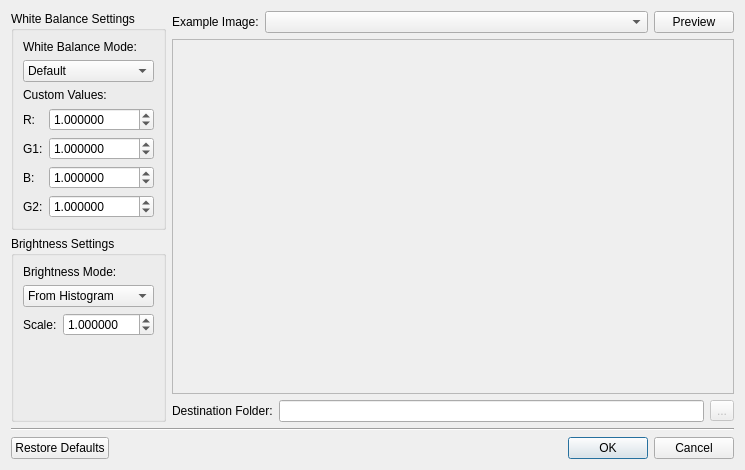
<?xml version="1.0" encoding="UTF-8"?>
<ui version="4.0">
 <class>RawImageExposureDialog</class>
 <widget class="QDialog" name="RawImageExposureDialog">
  <property name="windowModality">
   <enum>Qt::WindowModal</enum>
  </property>
  <property name="geometry">
   <rect>
    <x>0</x>
    <y>0</y>
    <width>745</width>
    <height>470</height>
   </rect>
  </property>
  <property name="minimumSize">
   <size>
    <width>630</width>
    <height>470</height>
   </size>
  </property>
  <property name="windowTitle">
   <string>Raw Image Exposure</string>
  </property>
  <layout class="QVBoxLayout" name="verticalLayout_5">
   <item>
    <layout class="QHBoxLayout" name="horizontalLayout_4">
     <item>
      <layout class="QVBoxLayout" name="verticalLayout_3">
       <item>
        <widget class="QGroupBox" name="groupBox">
         <property name="title">
          <string>White Balance Settings</string>
         </property>
         <layout class="QVBoxLayout" name="verticalLayout">
          <item>
           <widget class="QLabel" name="label_8">
            <property name="text">
             <string>White Balance Mode:</string>
            </property>
            <property name="buddy">
             <cstring>WBModeComboBox</cstring>
            </property>
           </widget>
          </item>
          <item>
           <widget class="QComboBox" name="WBModeComboBox">
            <item>
             <property name="text">
              <string>Default</string>
             </property>
            </item>
            <item>
             <property name="text">
              <string>From Camera</string>
             </property>
            </item>
            <item>
             <property name="text">
              <string>Image Average</string>
             </property>
            </item>
            <item>
             <property name="text">
              <string>Custom</string>
             </property>
            </item>
           </widget>
          </item>
          <item>
           <widget class="QLabel" name="label_2">
            <property name="text">
             <string>Custom Values:</string>
            </property>
           </widget>
          </item>
          <item>
           <layout class="QGridLayout" name="gridLayout">
            <item row="0" column="0">
             <widget class="QLabel" name="label_4">
              <property name="sizePolicy">
               <sizepolicy hsizetype="Fixed" vsizetype="Preferred">
                <horstretch>0</horstretch>
                <verstretch>0</verstretch>
               </sizepolicy>
              </property>
              <property name="text">
               <string>R:</string>
              </property>
              <property name="buddy">
               <cstring>RSpinBox</cstring>
              </property>
             </widget>
            </item>
            <item row="0" column="1">
             <widget class="QDoubleSpinBox" name="RSpinBox">
              <property name="decimals">
               <number>6</number>
              </property>
              <property name="minimum">
               <double>-999.999999000000003</double>
              </property>
              <property name="maximum">
               <double>999.999999000000003</double>
              </property>
              <property name="value">
               <double>1.000000000000000</double>
              </property>
             </widget>
            </item>
            <item row="1" column="0">
             <widget class="QLabel" name="label_5">
              <property name="sizePolicy">
               <sizepolicy hsizetype="Fixed" vsizetype="Preferred">
                <horstretch>0</horstretch>
                <verstretch>0</verstretch>
               </sizepolicy>
              </property>
              <property name="text">
               <string>G1:</string>
              </property>
              <property name="buddy">
               <cstring>G1SpinBox</cstring>
              </property>
             </widget>
            </item>
            <item row="1" column="1">
             <widget class="QDoubleSpinBox" name="G1SpinBox">
              <property name="decimals">
               <number>6</number>
              </property>
              <property name="minimum">
               <double>-999.999999000000003</double>
              </property>
              <property name="maximum">
               <double>999.999999000000003</double>
              </property>
              <property name="value">
               <double>1.000000000000000</double>
              </property>
             </widget>
            </item>
            <item row="2" column="0">
             <widget class="QLabel" name="label_6">
              <property name="sizePolicy">
               <sizepolicy hsizetype="Fixed" vsizetype="Preferred">
                <horstretch>0</horstretch>
                <verstretch>0</verstretch>
               </sizepolicy>
              </property>
              <property name="text">
               <string>B:</string>
              </property>
              <property name="buddy">
               <cstring>BSpinBox</cstring>
              </property>
             </widget>
            </item>
            <item row="2" column="1">
             <widget class="QDoubleSpinBox" name="BSpinBox">
              <property name="decimals">
               <number>6</number>
              </property>
              <property name="minimum">
               <double>-999.999999000000003</double>
              </property>
              <property name="maximum">
               <double>999.999999000000003</double>
              </property>
              <property name="value">
               <double>1.000000000000000</double>
              </property>
             </widget>
            </item>
            <item row="3" column="0">
             <widget class="QLabel" name="label_7">
              <property name="sizePolicy">
               <sizepolicy hsizetype="Fixed" vsizetype="Preferred">
                <horstretch>0</horstretch>
                <verstretch>0</verstretch>
               </sizepolicy>
              </property>
              <property name="text">
               <string>G2:</string>
              </property>
              <property name="buddy">
               <cstring>G2SpinBox</cstring>
              </property>
             </widget>
            </item>
            <item row="3" column="1">
             <widget class="QDoubleSpinBox" name="G2SpinBox">
              <property name="decimals">
               <number>6</number>
              </property>
              <property name="minimum">
               <double>-999.999999000000003</double>
              </property>
              <property name="maximum">
               <double>999.999999000000003</double>
              </property>
              <property name="value">
               <double>1.000000000000000</double>
              </property>
             </widget>
            </item>
           </layout>
          </item>
         </layout>
        </widget>
       </item>
       <item>
        <widget class="QGroupBox" name="groupBox_2">
         <property name="title">
          <string>Brightness Settings</string>
         </property>
         <layout class="QVBoxLayout" name="verticalLayout_2">
          <item>
           <widget class="QLabel" name="label_9">
            <property name="text">
             <string>Brightness Mode:</string>
            </property>
            <property name="buddy">
             <cstring>BrightModeComboBox</cstring>
            </property>
           </widget>
          </item>
          <item>
           <widget class="QComboBox" name="BrightModeComboBox">
            <item>
             <property name="text">
              <string>From Histogram</string>
             </property>
            </item>
            <item>
             <property name="text">
              <string>No Adjustment</string>
             </property>
            </item>
            <item>
             <property name="text">
              <string>Custom Scaler</string>
             </property>
            </item>
           </widget>
          </item>
          <item>
           <layout class="QHBoxLayout" name="horizontalLayout_2">
            <item>
             <widget class="QLabel" name="label_10">
              <property name="sizePolicy">
               <sizepolicy hsizetype="Fixed" vsizetype="Preferred">
                <horstretch>0</horstretch>
                <verstretch>0</verstretch>
               </sizepolicy>
              </property>
              <property name="text">
               <string>Scale:</string>
              </property>
              <property name="buddy">
               <cstring>BrightScaleSpinBox</cstring>
              </property>
             </widget>
            </item>
            <item>
             <widget class="QDoubleSpinBox" name="BrightScaleSpinBox">
              <property name="decimals">
               <number>6</number>
              </property>
              <property name="minimum">
               <double>0.000001000000000</double>
              </property>
              <property name="maximum">
               <double>100.000000000000000</double>
              </property>
              <property name="singleStep">
               <double>0.010000000000000</double>
              </property>
              <property name="value">
               <double>1.000000000000000</double>
              </property>
             </widget>
            </item>
           </layout>
          </item>
          <item>
           <spacer name="verticalSpacer">
            <property name="orientation">
             <enum>Qt::Vertical</enum>
            </property>
            <property name="sizeHint" stdset="0">
             <size>
              <width>20</width>
              <height>72</height>
             </size>
            </property>
           </spacer>
          </item>
         </layout>
        </widget>
       </item>
      </layout>
     </item>
     <item>
      <layout class="QVBoxLayout" name="verticalLayout_4">
       <item>
        <layout class="QHBoxLayout" name="horizontalLayout">
         <item>
          <widget class="QLabel" name="label_3">
           <property name="sizePolicy">
            <sizepolicy hsizetype="Fixed" vsizetype="Preferred">
             <horstretch>0</horstretch>
             <verstretch>0</verstretch>
            </sizepolicy>
           </property>
           <property name="text">
            <string>Example Image:</string>
           </property>
           <property name="buddy">
            <cstring>PreviewImageComboBox</cstring>
           </property>
          </widget>
         </item>
         <item>
          <widget class="QComboBox" name="PreviewImageComboBox"/>
         </item>
         <item>
          <widget class="QPushButton" name="PreviewButton">
           <property name="sizePolicy">
            <sizepolicy hsizetype="Fixed" vsizetype="Fixed">
             <horstretch>0</horstretch>
             <verstretch>0</verstretch>
            </sizepolicy>
           </property>
           <property name="text">
            <string>Preview</string>
           </property>
          </widget>
         </item>
        </layout>
       </item>
       <item>
        <widget class="QFrame" name="frame">
         <property name="sizePolicy">
          <sizepolicy hsizetype="Expanding" vsizetype="Expanding">
           <horstretch>0</horstretch>
           <verstretch>0</verstretch>
          </sizepolicy>
         </property>
         <property name="frameShape">
          <enum>QFrame::StyledPanel</enum>
         </property>
         <property name="frameShadow">
          <enum>QFrame::Raised</enum>
         </property>
         <layout class="QVBoxLayout" name="verticalLayout_6">
          <property name="leftMargin">
           <number>0</number>
          </property>
          <property name="topMargin">
           <number>0</number>
          </property>
          <property name="rightMargin">
           <number>0</number>
          </property>
          <property name="bottomMargin">
           <number>0</number>
          </property>
          <item>
           <widget class="QLabel" name="ImagePreviewLabel">
            <property name="sizePolicy">
             <sizepolicy hsizetype="Expanding" vsizetype="Expanding">
              <horstretch>0</horstretch>
              <verstretch>0</verstretch>
             </sizepolicy>
            </property>
            <property name="minimumSize">
             <size>
              <width>381</width>
              <height>321</height>
             </size>
            </property>
            <property name="text">
             <string/>
            </property>
            <property name="scaledContents">
             <bool>false</bool>
            </property>
           </widget>
          </item>
         </layout>
        </widget>
       </item>
       <item>
        <layout class="QHBoxLayout" name="horizontalLayout_3">
         <item>
          <widget class="QLabel" name="label">
           <property name="text">
            <string>Destination Folder:</string>
           </property>
           <property name="buddy">
            <cstring>DestinationDirLineEdit</cstring>
           </property>
          </widget>
         </item>
         <item>
          <widget class="QLineEdit" name="DestinationDirLineEdit">
           <property name="enabled">
            <bool>true</bool>
           </property>
          </widget>
         </item>
         <item>
          <widget class="QToolButton" name="DestinationBrowseButton">
           <property name="enabled">
            <bool>false</bool>
           </property>
           <property name="text">
            <string>...</string>
           </property>
          </widget>
         </item>
        </layout>
       </item>
      </layout>
     </item>
    </layout>
   </item>
   <item>
    <widget class="Line" name="line">
     <property name="orientation">
      <enum>Qt::Horizontal</enum>
     </property>
    </widget>
   </item>
   <item>
    <widget class="QDialogButtonBox" name="buttonBox">
     <property name="orientation">
      <enum>Qt::Horizontal</enum>
     </property>
     <property name="standardButtons">
      <set>QDialogButtonBox::Cancel|QDialogButtonBox::Ok|QDialogButtonBox::RestoreDefaults</set>
     </property>
    </widget>
   </item>
  </layout>
 </widget>
 <tabstops>
  <tabstop>buttonBox</tabstop>
  <tabstop>WBModeComboBox</tabstop>
  <tabstop>RSpinBox</tabstop>
  <tabstop>G1SpinBox</tabstop>
  <tabstop>BSpinBox</tabstop>
  <tabstop>G2SpinBox</tabstop>
  <tabstop>BrightModeComboBox</tabstop>
  <tabstop>BrightScaleSpinBox</tabstop>
  <tabstop>PreviewImageComboBox</tabstop>
  <tabstop>PreviewButton</tabstop>
  <tabstop>DestinationDirLineEdit</tabstop>
  <tabstop>DestinationBrowseButton</tabstop>
 </tabstops>
 <resources/>
 <connections>
  <connection>
   <sender>PreviewImageComboBox</sender>
   <signal>currentIndexChanged(QString)</signal>
   <receiver>RawImageExposureDialog</receiver>
   <slot>updateFromGUI()</slot>
   <hints>
    <hint type="sourcelabel">
     <x>357</x>
     <y>29</y>
    </hint>
    <hint type="destinationlabel">
     <x>195</x>
     <y>38</y>
    </hint>
   </hints>
  </connection>
  <connection>
   <sender>WBModeComboBox</sender>
   <signal>currentIndexChanged(int)</signal>
   <receiver>RawImageExposureDialog</receiver>
   <slot>updateFromGUI()</slot>
   <hints>
    <hint type="sourcelabel">
     <x>119</x>
     <y>78</y>
    </hint>
    <hint type="destinationlabel">
     <x>195</x>
     <y>69</y>
    </hint>
   </hints>
  </connection>
  <connection>
   <sender>RSpinBox</sender>
   <signal>valueChanged(double)</signal>
   <receiver>RawImageExposureDialog</receiver>
   <slot>updateFromGUI()</slot>
   <hints>
    <hint type="sourcelabel">
     <x>139</x>
     <y>129</y>
    </hint>
    <hint type="destinationlabel">
     <x>195</x>
     <y>97</y>
    </hint>
   </hints>
  </connection>
  <connection>
   <sender>G1SpinBox</sender>
   <signal>valueChanged(double)</signal>
   <receiver>RawImageExposureDialog</receiver>
   <slot>updateFromGUI()</slot>
   <hints>
    <hint type="sourcelabel">
     <x>117</x>
     <y>161</y>
    </hint>
    <hint type="destinationlabel">
     <x>194</x>
     <y>132</y>
    </hint>
   </hints>
  </connection>
  <connection>
   <sender>BSpinBox</sender>
   <signal>valueChanged(double)</signal>
   <receiver>RawImageExposureDialog</receiver>
   <slot>updateFromGUI()</slot>
   <hints>
    <hint type="sourcelabel">
     <x>87</x>
     <y>194</y>
    </hint>
    <hint type="destinationlabel">
     <x>195</x>
     <y>163</y>
    </hint>
   </hints>
  </connection>
  <connection>
   <sender>G2SpinBox</sender>
   <signal>valueChanged(double)</signal>
   <receiver>RawImageExposureDialog</receiver>
   <slot>updateFromGUI()</slot>
   <hints>
    <hint type="sourcelabel">
     <x>69</x>
     <y>224</y>
    </hint>
    <hint type="destinationlabel">
     <x>194</x>
     <y>199</y>
    </hint>
   </hints>
  </connection>
  <connection>
   <sender>BrightModeComboBox</sender>
   <signal>currentIndexChanged(int)</signal>
   <receiver>RawImageExposureDialog</receiver>
   <slot>updateFromGUI()</slot>
   <hints>
    <hint type="sourcelabel">
     <x>163</x>
     <y>318</y>
    </hint>
    <hint type="destinationlabel">
     <x>194</x>
     <y>285</y>
    </hint>
   </hints>
  </connection>
  <connection>
   <sender>BrightScaleSpinBox</sender>
   <signal>valueChanged(double)</signal>
   <receiver>RawImageExposureDialog</receiver>
   <slot>updateFromGUI()</slot>
   <hints>
    <hint type="sourcelabel">
     <x>128</x>
     <y>356</y>
    </hint>
    <hint type="destinationlabel">
     <x>194</x>
     <y>322</y>
    </hint>
   </hints>
  </connection>
 </connections>
 <slots>
  <slot>asyncGeneratePreview()</slot>
  <slot>updateFromGUI()</slot>
 </slots>
</ui>
